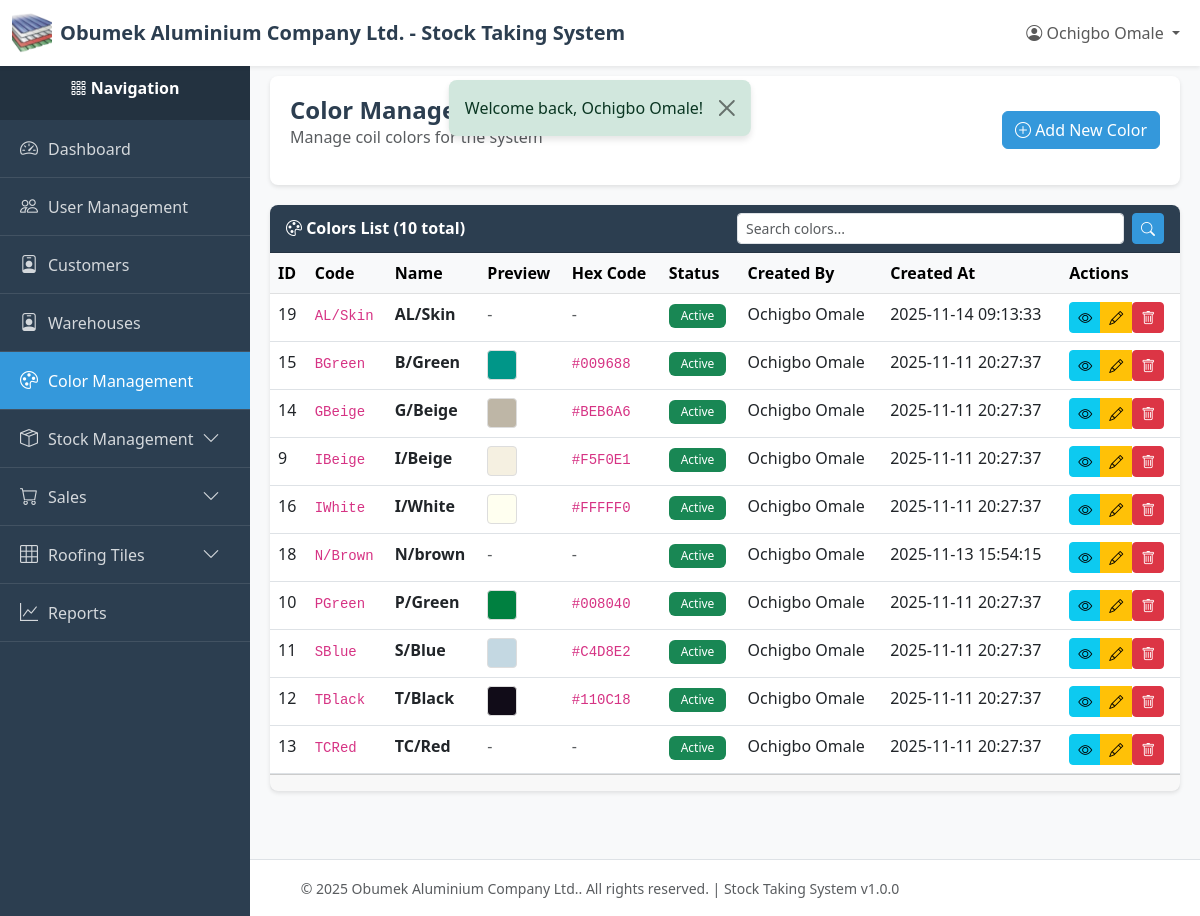
The app's page /index.php?page=colors (signed in) with its own data.
### tables this page shows
CREATE TABLE `colors` (
  `id` int(11) NOT NULL,
  `code` varchar(50) NOT NULL COMMENT 'Short code like IBeige, PGreen',
  `name` varchar(100) NOT NULL COMMENT 'Display name like I/Beige, P/Green',
  `hex_code` varchar(7) DEFAULT NULL COMMENT 'Optional hex color code for UI display',
  `is_active` tinyint(1) DEFAULT 1,
  `created_by` int(11) NOT NULL,
  `created_at` timestamp NOT NULL DEFAULT current_timestamp(),
  `updated_at` timestamp NULL DEFAULT NULL ON UPDATE current_timestamp(),
  `deleted_at` timestamp NULL DEFAULT NULL
);

CREATE TABLE `users` (
  `id` int(11) NOT NULL,
  `email` varchar(255) NOT NULL,
  `password` varchar(255) NOT NULL,
  `name` varchar(255) NOT NULL,
  `role` varchar(50) NOT NULL DEFAULT 'viewer',
  `created_at` timestamp NOT NULL DEFAULT current_timestamp(),
  `updated_at` timestamp NULL DEFAULT NULL ON UPDATE current_timestamp(),
  `deleted_at` timestamp NULL DEFAULT NULL
);

### index.php (called while the page is built, shortened)
<?php
require_once __DIR__ . '/utils/auth_middleware.php';
require_once __DIR__ . '/controllers/routes.php';

### utils/auth_middleware.php (called while the page is built, shortened)
<?php
function hasPermission($module, $action = ACTION_VIEW) {
    if (isset($_SESSION['user_role']) && $_SESSION['user_role'] === ROLE_SUPER_ADMIN) {
        return true;
    }
    $permissions = $_SESSION['permissions'];
    return in_array($action, $permissions[$module]);
}

### config/db.php (called while the page is built, shortened)
<?php
class Database {
    private static $instance = null;
    private $connection;
    private $host = 'localhost';
    private $db_name = 'obumuvcg_stockdb';
    private $username = 'root';
    private $password = '';
    private $charset = 'utf8mb4';
    private function __construct() {
        try {
            $dsn = "mysql:host={$this->host};dbname={$this->db_name};charset={$this->charset}";
            $options = [
                PDO::ATTR_ERRMODE            => PDO::ERRMODE_EXCEPTION,
                PDO::ATTR_DEFAULT_FETCH_MODE => PDO::FETCH_ASSOC,
                PDO::ATTR_EMULATE_PREPARES   => false,
            ];
            $this->connection = new PDO($dsn, $this->username, $this->password, $options);
        } catch (PDOException $e) {
            error_log("Database Connection Error: " . $e->getMessage());
            die("Database connection failed. Please contact the administrator.");
        }
    }
    public static function getInstance() {
        if (self::$instance === null) {
            self::$instance = new self();
        }
        return self::$instance;
    }
    public function getConnection() {
        return $this->connection;
    }
}

### models/color.php (called while the page is built, shortened)
<?php
require_once __DIR__ . '/../config/db.php';
class Color {
    private $db;
    private $table = 'colors';
    public function __construct() {
        $this->db = Database::getInstance()->getConnection();
    }
    public function getAll($limit = RECORDS_PER_PAGE, $offset = 0) {
        try {
            $sql = "SELECT c.*, u.name as created_by_name
                    FROM {$this->table} c
                    LEFT JOIN users u ON c.created_by = u.id
                    WHERE c.deleted_at IS NULL
                    ORDER BY c.name ASC
                    LIMIT ? OFFSET ?";
            $stmt = $this->db->prepare($sql);
            $stmt->execute([(int)$limit, (int)$offset]);
            return $stmt->fetchAll();
        } catch (PDOException $e) {
            error_log("Color fetch error: " . $e->getMessage());
            return [];
        }
    }
    public function count() {
        try {
            $sql = "SELECT COUNT(*) as total FROM {$this->table} WHERE deleted_at IS NULL";
            $stmt = $this->db->query($sql);
            $result = $stmt->fetch();
            return $result['total'] ?? 0;
        } catch (PDOException $e) {
            error_log("Color count error: " . $e->getMessage());
            return 0;
        }
    }
}

### utils/helpers.php (called while the page is built, shortened)
<?php
function formatDate($date, $format = 'Y-m-d H:i:s')
{
    $timestamp = strtotime($date);
    return $timestamp ? date($format, $timestamp) : $date;
}

### views/colors/index.php (the view, shortened to what this page needs)
<?php
require_once __DIR__ . '/../../config/db.php';
require_once __DIR__ . '/../../models/color.php';
require_once __DIR__ . '/../../utils/helpers.php';
$currentPage = isset($_GET['page_num']) ? (int)$_GET['page_num'] : 1;
$searchQuery = $_GET['search'] ?? '';
$colorModel = new Color();
if (!empty($searchQuery)) {
    $colors = $colorModel->search($searchQuery, RECORDS_PER_PAGE, ($currentPage - 1) * RECORDS_PER_PAGE);
    $totalColors = $colorModel->countSearch($searchQuery);
} else {
    $colors = $colorModel->getAll(RECORDS_PER_PAGE, ($currentPage - 1) * RECORDS_PER_PAGE);
    $totalColors = $colorModel->count();
}
require_once __DIR__ . '/../../layout/header.php';
require_once __DIR__ . '/../../layout/sidebar.php';
?>
<div class="content-wrapper">
    <div class="page-header">
        <div class="d-flex justify-content-between align-items-center">
            <div>
                <h1 class="page-title">Color Management</h1>
                <p class="text-muted">Manage coil colors for the system</p>
            </div>
            <?php if (hasPermission(MODULE_COLOR_MANAGEMENT, ACTION_CREATE)): ?>
            <a href="/new-stock-system/index.php?page=colors_create" class="btn btn-primary">
                <i class="bi bi-plus-circle"></i> Add New Color
            </a>
            <?php endif; ?>
        </div>
    </div>
    <div class="card">
        <div class="card-header">
            <div class="row align-items-center">
                <div class="col-md-6">
                    <i class="bi bi-palette"></i> Colors List (<?= $totalColors ?> total<?= !empty($searchQuery) ? ' - filtered' : '' ?>)
                </div>
                <div class="col-md-6">
                    <form method="GET" action="/new-stock-system/index.php" class="d-flex">
                        <input type="text" name="search" class="form-control form-control-sm me-2"
                               placeholder="Search colors..." value="<?php echo htmlspecialchars($searchQuery); ?>">
                        <button type="submit" class="btn btn-sm btn-primary"><i class="bi bi-search"></i></button>
                    </form>
                </div>
            </div>
        </div>
        <div class="card-body p-0">
            <?php if (empty($colors)): ?>
            <div class="alert alert-info m-3">
                <i class="bi bi-info-circle"></i>
                <?php if (!empty($searchQuery)): ?>
                    No colors found matching "<?php echo htmlspecialchars($searchQuery); ?>".
                <?php else: ?>
                    No colors found.
                <?php endif; ?>
            </div>
            <?php else: ?>
            <div class="table-responsive">
                <table class="table table-hover mb-0">
                    <thead class="table-light">
                        <tr>
                            <th>ID</th>
                            <th>Code</th>
                            <th>Name</th>
                            <th>Preview</th>
                            <th>Hex Code</th>
                            <th>Status</th>
                            <th>Created By</th>
                            <th>Created At</th>
                            <th>Actions</th>
                        </tr>
                    </thead>
                    <tbody>
                        <?php foreach ($colors as $color): ?>
                        <tr>
                            <td><?php echo $color['id']; ?></td>
                            <td><code><?php echo htmlspecialchars($color['code']); ?></code></td>
                            <td><strong><?php echo htmlspecialchars($color['name']); ?></strong></td>
                            <td>
                                <?php if (!empty($color['hex_code'])): ?>
                                    <div style="width: 30px; height: 30px; background-color: <?php echo htmlspecialchars($color['hex_code']); ?>; border: 1px solid #ddd; border-radius: 4px;"></div>
                                <?php else: ?>
                                    <span class="text-muted">-</span>
                                <?php endif; ?>
                            </td>
                            <td>
                                <?php if (!empty($color['hex_code'])): ?>
                                    <code><?php echo htmlspecialchars($color['hex_code']); ?></code>
                                <?php else: ?>
                                    <span class="text-muted">-</span>
                                <?php endif; ?>
                            </td>
                            <td>
                                <?php if ($color['is_active']): ?>
                                    <span class="badge bg-success">Active</span>
                                <?php else: ?>
                                    <span class="badge bg-secondary">Inactive</span>
                                <?php endif; ?>
                            </td>
                            <td><?php echo htmlspecialchars($color['created_by_name'] ?? '-'); ?></td>
                            <td><?php echo formatDate($color['created_at']); ?></td>
                            <td>
                                <?php
                                $id = $color['id'];
                                $canView = hasPermission(MODULE_COLOR_MANAGEMENT, ACTION_VIEW);
                                $canEdit = hasPermission(MODULE_COLOR_MANAGEMENT, ACTION_EDIT);
                                $canDelete = hasPermission(MODULE_COLOR_MANAGEMENT, ACTION_DELETE);
                                include __DIR__ . '/../../layout/quick_action_buttons.php';
                                ?>
                            </td>
                        </tr>
                        <?php endforeach; ?>
                    </tbody>
                </table>
            </div>
            <?php endif; ?>
        </div>
        <?php if (!empty($colors)): ?>
        <div class="card-footer">
        </div>
        <?php endif; ?>
    </div>
</div>
<?php require_once __DIR__ . '/../../layout/footer.php'; ?>

### layout/quick_action_buttons.php (shortened to what this page needs)
<?php
$id = $id ?? 0;
$module = $module ?? '';
$canView = $canView ?? true;
$canEdit = $canEdit ?? true;
$canDelete = $canDelete ?? true;
?>
<div class="btn-group btn-group-sm" role="group">
    <?php if ($canView): ?>
    <a href="/new-stock-system/index.php?page=<?php echo $module; ?>_view&id=<?php echo $id; ?>"
       class="btn btn-info btn-sm"
       title="View Details">
        <i class="bi bi-eye"></i>
    </a>
    <?php endif; ?>
    <?php if ($canEdit): ?>
    <a href="/new-stock-system/index.php?page=<?php echo $module; ?>_edit&id=<?php echo $id; ?>"
       class="btn btn-warning btn-sm"
       title="Edit">
        <i class="bi bi-pencil"></i>
    </a>
    <?php endif; ?>
    <?php if ($canDelete): ?>
    <form method="POST"
          action="/new-stock-system/controllers/<?php echo $module; ?>/delete/index.php"
          style="display: inline;"
          onsubmit="return confirmDelete();">
        <button type="submit" class="btn btn-danger btn-sm" title="Delete">
            <i class="bi bi-trash"></i>
        </button>
    </form>
    <?php endif; ?>
</div>

### layout/header.php (style rules this page uses)
:root { --primary-color: #2c3e50; --secondary-color: #3498db; --success-color: #27ae60; --danger-color: #e74c3c; --warning-color: #f39c12; --sidebar-width: 250px; }
body { font-family: 'Segoe UI', Tahoma, Geneva, Verdana, sans-serif; background-color: #f8f9fa; }
.content-wrapper { flex: 1; padding: 20px; margin-left: var(--sidebar-width); transition: margin-left 0.3s; }
.page-header { background: white; padding: 20px; border-radius: 8px; box-shadow: 0 2px 4px rgba(0,0,0,0.1); margin-bottom: 20px; }
.page-title { margin: 0; color: var(--primary-color); font-size: 24px; font-weight: 600; }
.card { border: none; box-shadow: 0 2px 4px rgba(0,0,0,0.1); border-radius: 8px; }
.card-header { background-color: var(--primary-color); color: white; font-weight: 600; border-radius: 8px 8px 0 0 !important; }
.btn-primary { background-color: var(--secondary-color); border-color: var(--secondary-color); }
.table { background: white; }
.badge { padding: 6px 12px; font-weight: 500; }

### records on screen
colors: id "19", code "AL/Skin", name "AL/Skin", is_active "Active", created_by.name "Ochigbo Omale", created_at "2025-11-14 09:13:33"
colors: id "15", code "BGreen", name "B/Green", hex_code "#009688", is_active "Active", created_by.name "Ochigbo Omale", created_at "2025-11-11 20:27:37"
colors: id "14", code "GBeige", name "G/Beige", hex_code "#BEB6A6", is_active "Active", created_by.name "Ochigbo Omale", created_at "2025-11-11 20:27:37"
colors: id "9", code "IBeige", name "I/Beige", hex_code "#F5F0E1", is_active "Active", created_by.name "Ochigbo Omale", created_at "2025-11-11 20:27:37"
colors: id "16", code "IWhite", name "I/White", hex_code "#FFFFF0", is_active "Active", created_by.name "Ochigbo Omale", created_at "2025-11-11 20:27:37"
colors: id "18", code "N/Brown", name "N/brown", is_active "Active", created_by.name "Ochigbo Omale", created_at "2025-11-13 15:54:15"
colors: id "10", code "PGreen", name "P/Green", hex_code "#008040", is_active "Active", created_by.name "Ochigbo Omale", created_at "2025-11-11 20:27:37"
colors: id "11", code "SBlue", name "S/Blue", hex_code "#C4D8E2", is_active "Active", created_by.name "Ochigbo Omale", created_at "2025-11-11 20:27:37"
colors: id "12", code "TBlack", name "T/Black", hex_code "#110C18", is_active "Active", created_by.name "Ochigbo Omale", created_at "2025-11-11 20:27:37"
colors: id "13", code "TCRed", name "TC/Red", is_active "Active", created_by.name "Ochigbo Omale", created_at "2025-11-11 20:27:37"

### other values on screen
COMPANY_NAME "Obumek Aluminium Company Ltd."
APP_NAME "Stock Taking System"
$currentUser['name'] "Ochigbo Omale"
$flash['message'] "Welcome back, Ochigbo Omale!"
$totalColors "10"
APP_VERSION "1.0.0"
